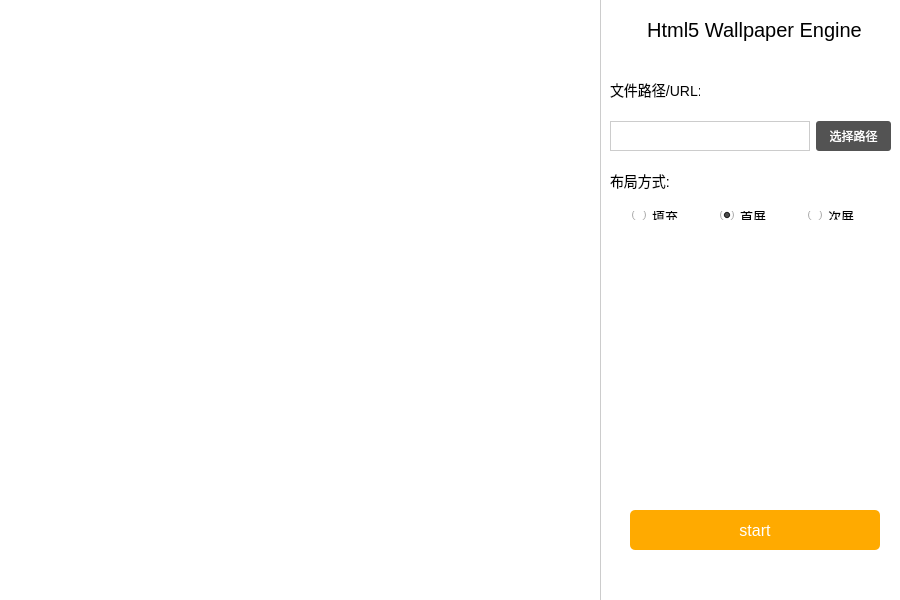
<?xml version="1.0" encoding="UTF-8"?>
<ui version="4.0">
 <class>Wallpaper</class>
 <widget class="QMainWindow" name="Wallpaper">
  <property name="geometry">
   <rect>
    <x>0</x>
    <y>0</y>
    <width>900</width>
    <height>600</height>
   </rect>
  </property>
  <property name="minimumSize">
   <size>
    <width>900</width>
    <height>600</height>
   </size>
  </property>
  <property name="maximumSize">
   <size>
    <width>900</width>
    <height>600</height>
   </size>
  </property>
  <property name="focusPolicy">
   <enum>Qt::NoFocus</enum>
  </property>
  <property name="windowTitle">
   <string>Wallpaper</string>
  </property>
  <property name="windowIcon">
   <iconset resource="icon.qrc">
    <normaloff>:/images/icon.png</normaloff>:/images/icon.png</iconset>
  </property>
  <property name="styleSheet">
   <string notr="true">background-color:rgb(255, 255, 255);padding:0px;margin:0px;border:none;</string>
  </property>
  <property name="inputMethodHints">
   <set>Qt::ImhNone</set>
  </property>
  <widget class="QWidget" name="centralWidget">
   <widget class="QWidget" name="toolbox" native="true">
    <property name="geometry">
     <rect>
      <x>600</x>
      <y>0</y>
      <width>300</width>
      <height>600</height>
     </rect>
    </property>
    <property name="styleSheet">
     <string notr="true">#toolbox{
 border-left:1px solid #ccc;
}</string>
    </property>
    <widget class="QLabel" name="label_3">
     <property name="geometry">
      <rect>
       <x>10</x>
       <y>170</y>
       <width>91</width>
       <height>21</height>
      </rect>
     </property>
     <property name="styleSheet">
      <string notr="true">font-size:14px;</string>
     </property>
     <property name="text">
      <string>布局方式:</string>
     </property>
    </widget>
    <widget class="QLabel" name="label">
     <property name="geometry">
      <rect>
       <x>9</x>
       <y>0</y>
       <width>291</width>
       <height>60</height>
      </rect>
     </property>
     <property name="maximumSize">
      <size>
       <width>300</width>
       <height>60</height>
      </size>
     </property>
     <property name="layoutDirection">
      <enum>Qt::LeftToRight</enum>
     </property>
     <property name="autoFillBackground">
      <bool>false</bool>
     </property>
     <property name="styleSheet">
      <string notr="true">font-size:20px</string>
     </property>
     <property name="text">
      <string>Html5 Wallpaper Engine</string>
     </property>
     <property name="alignment">
      <set>Qt::AlignCenter</set>
     </property>
    </widget>
    <widget class="QWidget" name="layoutWidget">
     <property name="geometry">
      <rect>
       <x>10</x>
       <y>200</y>
       <width>281</width>
       <height>31</height>
      </rect>
     </property>
     <layout class="QHBoxLayout" name="horizontalLayout_3">
      <property name="leftMargin">
       <number>0</number>
      </property>
      <property name="rightMargin">
       <number>0</number>
      </property>
      <item>
       <widget class="QRadioButton" name="fillButton">
        <property name="maximumSize">
         <size>
          <width>60</width>
          <height>30</height>
         </size>
        </property>
        <property name="font">
         <font>
          <pointsize>10</pointsize>
         </font>
        </property>
        <property name="toolTipDuration">
         <number>1</number>
        </property>
        <property name="text">
         <string>填充</string>
        </property>
       </widget>
      </item>
      <item>
       <widget class="QRadioButton" name="firstButton">
        <property name="enabled">
         <bool>true</bool>
        </property>
        <property name="maximumSize">
         <size>
          <width>60</width>
          <height>30</height>
         </size>
        </property>
        <property name="font">
         <font>
          <pointsize>10</pointsize>
         </font>
        </property>
        <property name="text">
         <string>首屏</string>
        </property>
        <property name="checked">
         <bool>true</bool>
        </property>
       </widget>
      </item>
      <item>
       <widget class="QRadioButton" name="secondButton">
        <property name="maximumSize">
         <size>
          <width>60</width>
          <height>30</height>
         </size>
        </property>
        <property name="font">
         <font>
          <pointsize>10</pointsize>
         </font>
        </property>
        <property name="text">
         <string>次屏</string>
        </property>
       </widget>
      </item>
     </layout>
    </widget>
    <widget class="QWidget" name="layoutWidget">
     <property name="geometry">
      <rect>
       <x>10</x>
       <y>110</y>
       <width>281</width>
       <height>41</height>
      </rect>
     </property>
     <layout class="QHBoxLayout" name="horizontalLayout">
      <property name="leftMargin">
       <number>0</number>
      </property>
      <property name="rightMargin">
       <number>0</number>
      </property>
      <item>
       <widget class="QLineEdit" name="filePath">
        <property name="minimumSize">
         <size>
          <width>60</width>
          <height>30</height>
         </size>
        </property>
        <property name="maximumSize">
         <size>
          <width>200</width>
          <height>30</height>
         </size>
        </property>
        <property name="styleSheet">
         <string notr="true">border:1px solid #ccc;</string>
        </property>
       </widget>
      </item>
      <item>
       <widget class="QPushButton" name="path_button">
        <property name="minimumSize">
         <size>
          <width>0</width>
          <height>30</height>
         </size>
        </property>
        <property name="maximumSize">
         <size>
          <width>100</width>
          <height>30</height>
         </size>
        </property>
        <property name="styleSheet">
         <string notr="true">background-color:rgb(83, 83, 83);border-radius:3px;color:white;font-size:12px;font-family:&quot;微软雅黑&quot;;</string>
        </property>
        <property name="text">
         <string>选择路径</string>
        </property>
       </widget>
      </item>
     </layout>
    </widget>
    <widget class="QLabel" name="label_2">
     <property name="geometry">
      <rect>
       <x>10</x>
       <y>80</y>
       <width>90</width>
       <height>20</height>
      </rect>
     </property>
     <property name="styleSheet">
      <string notr="true">font-size:14px;</string>
     </property>
     <property name="text">
      <string>文件路径/URL:</string>
     </property>
    </widget>
    <widget class="QPushButton" name="startButton">
     <property name="geometry">
      <rect>
       <x>30</x>
       <y>510</y>
       <width>250</width>
       <height>40</height>
      </rect>
     </property>
     <property name="minimumSize">
      <size>
       <width>250</width>
       <height>40</height>
      </size>
     </property>
     <property name="styleSheet">
      <string notr="true">background-color:rgb(255, 170, 0);color:white;border-radius:5px;border:none;font-size:16px;</string>
     </property>
     <property name="text">
      <string>start</string>
     </property>
    </widget>
   </widget>
  </widget>
 </widget>
 <layoutdefault spacing="6" margin="11"/>
 <resources>
  <include location="icon.qrc"/>
 </resources>
 <connections>
  <connection>
   <sender>startButton</sender>
   <signal>clicked()</signal>
   <receiver>Wallpaper</receiver>
   <slot>createBackground()</slot>
   <hints>
    <hint type="sourcelabel">
     <x>237</x>
     <y>220</y>
    </hint>
    <hint type="destinationlabel">
     <x>277</x>
     <y>251</y>
    </hint>
   </hints>
  </connection>
  <connection>
   <sender>path_button</sender>
   <signal>clicked()</signal>
   <receiver>Wallpaper</receiver>
   <slot>chooseHtmlPath()</slot>
   <hints>
    <hint type="sourcelabel">
     <x>386</x>
     <y>149</y>
    </hint>
    <hint type="destinationlabel">
     <x>408</x>
     <y>212</y>
    </hint>
   </hints>
  </connection>
 </connections>
 <slots>
  <slot>chooseHtmlPath()</slot>
  <slot>createBackground()</slot>
 </slots>
</ui>
